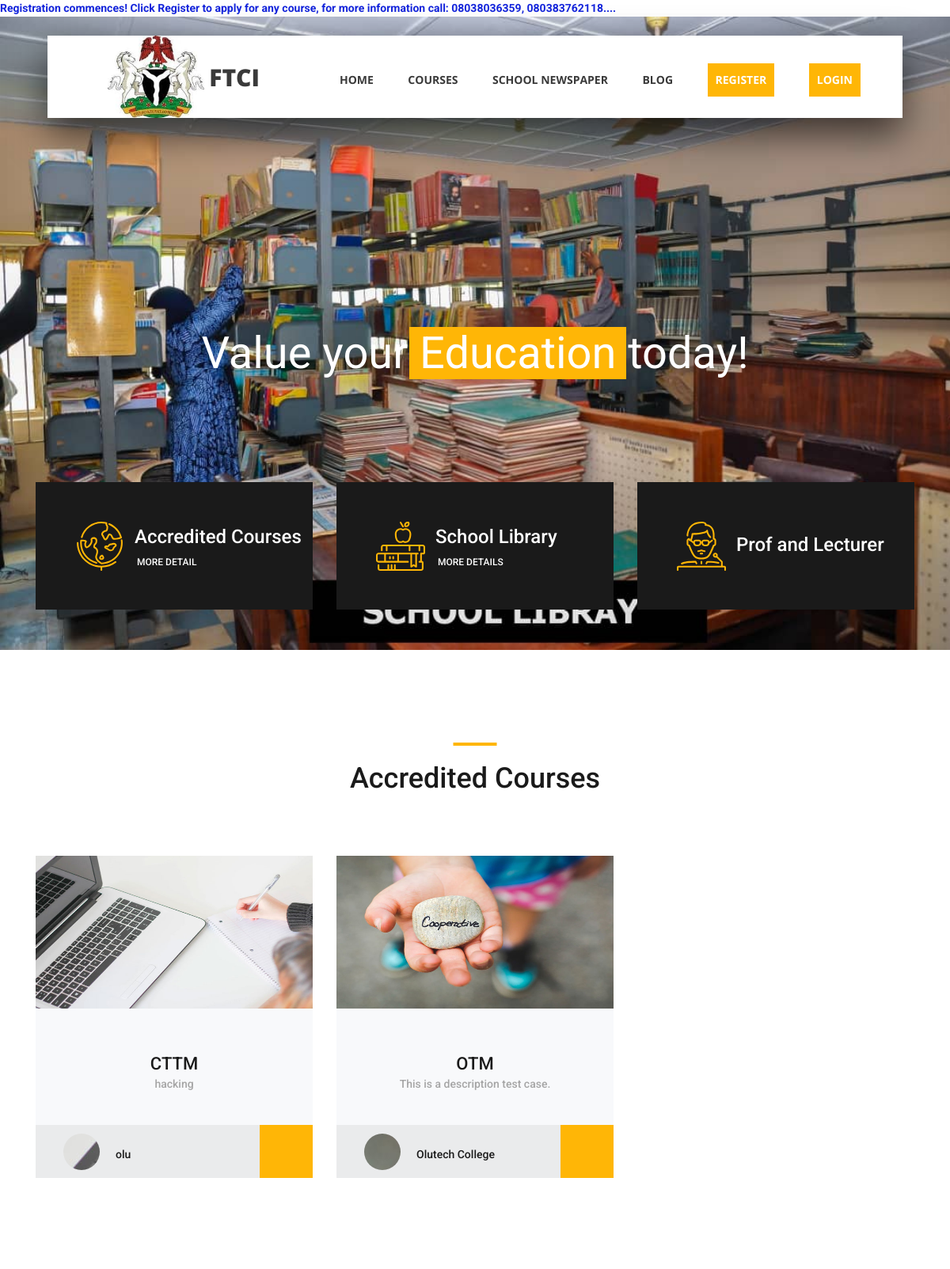
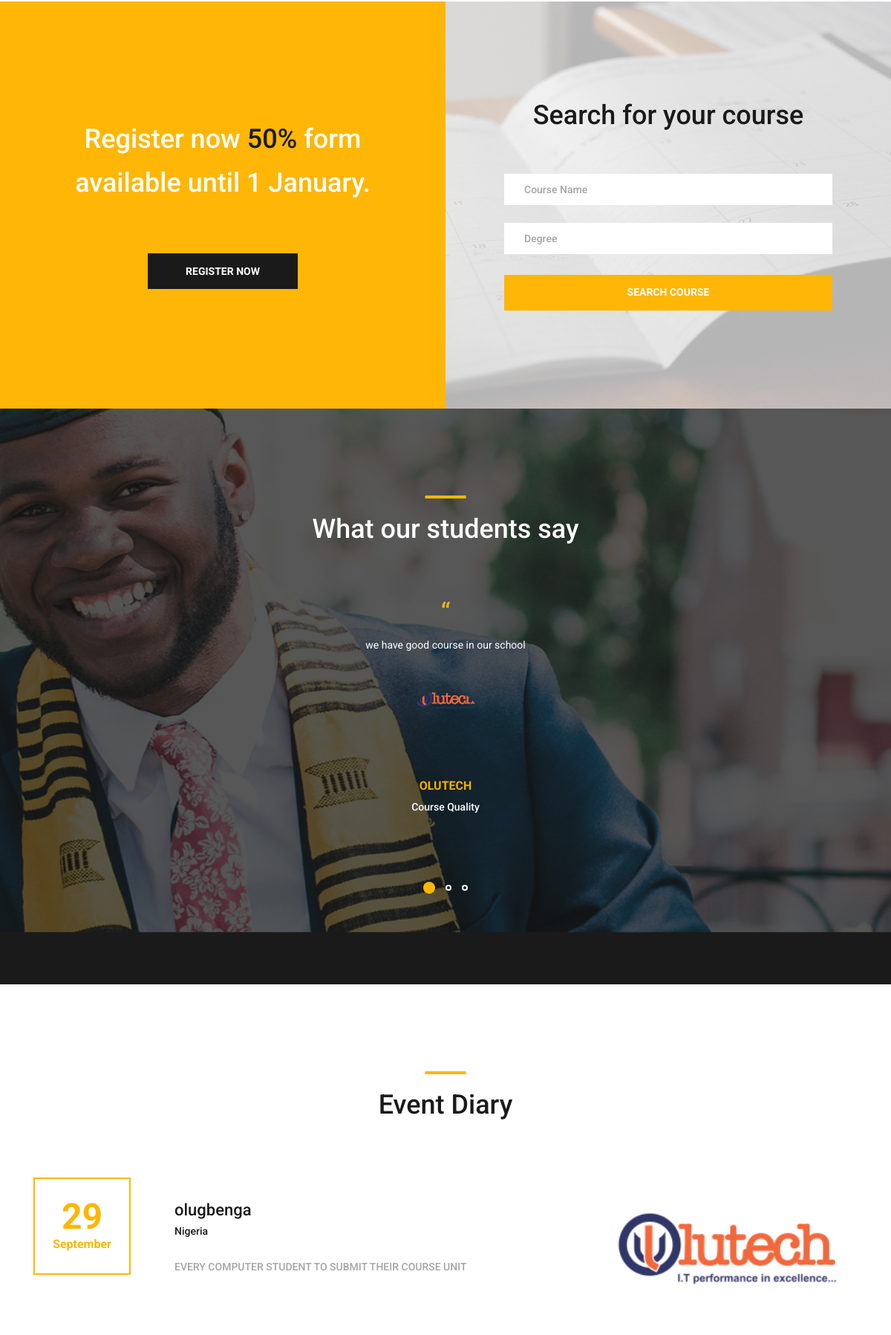
The page / (upper part) on the database its author committed (2 pictures, top to bottom).
### main/models.py (models this page shows, shortened)
class Course(models.Model):
    name = models.CharField(max_length=100, unique=True)
    description = models.CharField(max_length=50)
    course_unit = models.IntegerField(default=1)  # Set default units if applicable
    title = models.CharField(max_length=200)
    author = models.CharField(max_length=100, null=True, blank=True)
    author_image = models.ImageField(upload_to='authors/', null=True, blank=True)
    course_image = models.ImageField(upload_to='courses/')
    degree = models.CharField(max_length=255, null=True, blank=True)

class Testimonial(models.Model):
    name = models.CharField(max_length=100)
    title = models.CharField(max_length=100)
    text = models.TextField()
    image = models.ImageField(upload_to='testimonials/')  # Adjust path as necessary

class Event(models.Model):
    name = models.CharField(max_length=200)
    location = models.CharField(max_length=200)
    description = models.TextField()
    date = models.DateTimeField()
    image = models.ImageField(upload_to='event_images/')

### main/views.py (the view)
# urls.py: path('', HomeView.as_view(), name='home'),
class HomeView(TemplateView):
    template_name = 'home.html'
    def get_context_data(self, **kwargs):
        context = super().get_context_data(**kwargs)
        context['courses'] = Course.objects.all()  # Query the database for all items
        context['testimonials'] = Testimonial.objects.all()  # Query the database for all items
        context['events'] = Event.objects.all()  # Query the database for all items
        return context

### main/templates/home.html (shortened to what this page needs)
{% extends "base.html" %}
{% load static %}
{% block content %}
	<div class="home">
		<div class="hero_slider_container">
			<div class="hero_slider owl-carousel">
				<div class="hero_slide" style="background-image: url('{% static 'images/ftci03.jpg' %}'); background-repeat:no-repeat; background-size:cover;">
					<div class="hero_slide_container d-flex flex-column align-items-center justify-content-center">
						<div class="hero_slide_content text-center">
							<h1 data-animation-in="fadeInUp" data-animation-out="animate-out fadeOut">Value your <span>Education</span> today!</h1>
						</div>
					</div>
				</div>
			</div>
		</div>
	</div>
	<div class="hero_boxes">
		<div class="hero_boxes_inner">
			<div class="container">
				<div class="row">
					<div class="col-lg-4 hero_box_col">
						<div class="hero_box d-flex flex-row align-items-center justify-content-start">
							<div class="hero_box_content">
								<h2 class="hero_box_title">Accredited Courses</h2>
								<a href="{% url 'course_list' %}" class="hero_box_link">More Detail</a>
							</div>
						</div>
					</div>
					<div class="col-lg-4 hero_box_col">
						<div class="hero_box d-flex flex-row align-items-center justify-content-start">
							<div class="hero_box_content">
								<h2 class="hero_box_title">School Library</h2>
								<a href="{% url 'course_list' %}" class="hero_box_link">More Details</a>
							</div>
						</div>
					</div>
					<div class="col-lg-4 hero_box_col">
						<div class="hero_box d-flex flex-row align-items-center justify-content-start">
							<div class="hero_box_content">
								<h2 class="hero_box_title">Prof and Lecturer</h2>
							</div>
						</div>
					</div>
				</div>
			</div>
		</div>
	</div>
	<div class="popular page_section">
		<div class="container">
			<div class="row">
				<div class="col">
					<div class="section_title text-center">
						<h1>Accredited Courses</h1>
					</div>
				</div>
			</div>
			<div class="row course_boxes">
				 {% for course in courses %}
					<div class="col-lg-4 course_box">
						<div class="card">
							<img class="card-img-top" width="290px" height="192.98px" src="{{course.course_image.url}}" alt="https://unsplash.com/@kellybrito">
							<div class="card-body text-center">
								<div class="card-title"><a href="{% url 'course_list' %}">{{course.name}}</a></div>
								<div class="card-text">{{course.description}}</div>
							</div>
							<div class="price_box d-flex flex-row align-items-center">
								<div class="course_author_image">
									<img src="{{course.course_image.url}}" alt="https://unsplash.com/@mehdizadeh">
								</div>
								<div class="course_author_name">{{course.author}}</div>
								<div class="course_price d-flex flex-column align-items-center justify-content-center"></div>
							</div>
						</div>
					</div>
				 {% endfor %}
			</div>
		</div>
	</div>
	<div class="register">
		<div class="container-fluid">
			<div class="row row-eq-height">
				<div class="col-lg-6 nopadding">
					<div class="register_section d-flex flex-column align-items-center justify-content-center">
						<div class="register_content text-center">
							<h1 class="register_title">Register now <span>50%</span> form available until 1 January.</h1>
							<div class="button button_1 register_button mx-auto trans_200"><a href="{% url 'register' %}">register now</a></div>
						</div>
					</div>
				</div>
				<div class="col-lg-6 nopadding">
					<div class="search_section d-flex flex-column align-items-center justify-content-center">
						<div class="search_content text-center">
							<h1 class="search_title">Search for your course</h1>
							<form id="search_form" method="post" class="search_form" action="{% url 'search_courses' %}">
								<input id="search_form_name" name="name" class="input_field search_form_name" type="text" placeholder="Course Name" required="required" data-error="Course name is required.">
								<input id="search_form_degree" name="degree"  class="input_field search_form_degree" type="text" placeholder="Degree">
								<button id="search_submit_button" type="submit" class="search_submit_button trans_200" value="Submit">search course</button>
							</form>
						</div>
					</div>
				</div>
			</div>
		</div>
	</div>
	<div class="testimonials page_section">
		<div class="testimonials_background_container prlx_parent">
			<div class="testimonials_background prlx" style="background-image:url(images/testimonials_background.jpg)"></div>
		</div>
		<div class="container">
			<div class="row">
				<div class="col">
					<div class="section_title text-center">
						<h1>What our students say</h1>
					</div>
				</div>
			</div>
			<div class="row">
				<div class="col-lg-10 offset-lg-1">
					<div class="testimonials_slider_container">
						<div class="owl-carousel owl-theme testimonials_slider">
							{% for testimonial in testimonials %}
							<div class="owl-item">
								<div class="testimonials_item text-center">
									<div class="quote">“</div>
									<p class="testimonials_text">{{ testimonial.text }}</p>
									<div class="testimonial_user">
										<div class="testimonial_image mx-auto">
											<img src="{{ testimonial.image.url }}" alt="">
										</div>
										<div class="testimonial_name">{{ testimonial.name }}</div>
										<div class="testimonial_title">{{ testimonial.title }}</div>
									</div>
								</div>
							</div>
							{% empty %}
							<div class="owl-item">
								<div class="testimonials_item text-center">
									<p class="testimonials_text">No testimonials available.</p>
								</div>
							</div>
							{% endfor %}
						</div>
					</div>
				</div>
			</div>
		</div>
	</div>
<div class="events page_section">
    <div class="container">
        <div class="row">
            <div class="col">
                <div class="section_title text-center">
                    <h1>Event Diary</h1>
                </div>
            </div>
        </div>
        <div class="event_items">
            {% for event in events %}
            <div class="row event_item">
                <div class="col">
                    <div class="row d-flex flex-row align-items-end">
                        <div class="col-lg-2 order-lg-1 order-2">
                            <div class="event_date d-flex flex-column align-items-center justify-content-center">
                                <div class="event_day">{{ event.date|date:"d" }}</div>
                                <div class="event_month">{{ event.date|date:"F" }}</div>
                            </div>
                        </div>
                        <div class="col-lg-6 order-lg-2 order-3">
                            <div class="event_content">
                                <div class="event_name"><a class="trans_200" href="#">{{ event.name }}</a></div>
                                <div class="event_location">{{ event.location }}</div>
                                <p>{{ event.description }}</p>
                            </div>
                        </div>
                        <div class="col-lg-4 order-lg-3 order-1">
                            <div class="event_image">
                                <img src="{{ event.image.url }}" alt="{{ event.name }}">
                            </div>
                        </div>
                    </div>
                </div>
            </div>
            {% endfor %}
        </div>
    </div>
</div>
{% endblock content %}

### main/static/styles/responsive.css (style rules this page uses)
@media only screen and (max-width: 1280px) { .hero_slide_content h1 { font-size: 56px; } }
@media only screen and (max-width: 1280px) { .card-title { font-size: 20px; } }
@media only screen and (max-width: 1280px) { .register_content, .search_content { width: 442px; } }

### main/static/styles/blog.css (style rules this page uses)
.container { width: 100%; margin: 0 auto }

### rows shown on the page
Course: course_image (picture), name "CTTM", description "hacking", author "olu"
Course: course_image (picture), name "OTM", description "This is a description test case.", author "Olutech College"
Testimonial: text "we have good course in our school", image (picture), name "OLUTECH", title "Course Quality"
Event: date "29", date "September", name "olugbenga", location "Nigeria", description "EVERY COMPUTER STUDENT TO SUBMIT THEIR COURSE UNIT", image (picture)
